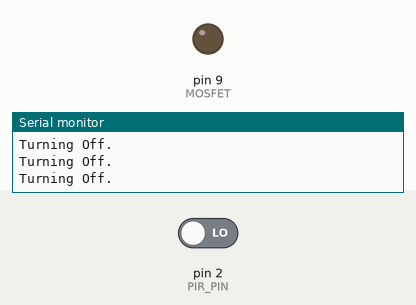
Simulated run of this sketch. Board: Arduino Uno, built with avr-gcc and run on an emulated ATmega328P. Shown: output pins drawn as LEDs (lit = HIGH), the last lines printed to the serial monitor. The inputs (shaded band) are chosen by the test bench; at power-on: pin 2 (PIR_PIN) LOW.

Above: at 1.2 s.
1.3 s: pin 2 (PIR_PIN) driven HIGH
At 5.25 s:
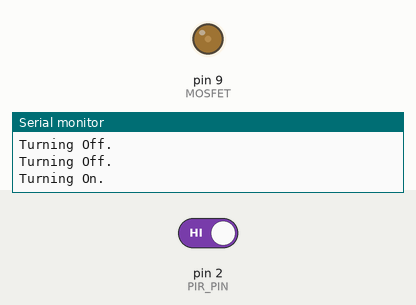
At 10.3 s:
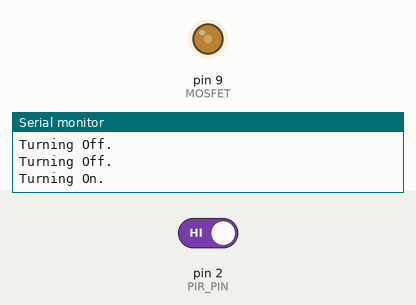
Timing chart, 0 to 11.8 s (numbered marks = the images above; inputs shaded):
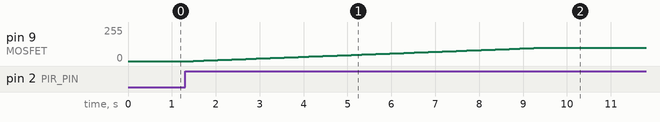

Measured:
- after the input at 1.3 s, pin 9 (MOSFET): moves from 0/255 to 99/255 over 7.8 s, starting after 0.18 s

The sketch:

ledStrip.ino
```cpp
#define MOSFET 9
#define MAX_BRIGHTNESS 100
#define FADE_SPEED 80

int brightness = 0;

#define PIR_PIN 2

int state = LOW;
int val = 0;

void setup() {
  // put your setup code here, to run once:
  pinMode(MOSFET, OUTPUT);

  pinMode(PIR_PIN, INPUT);

  // TurnOn();
  // delay(5000);
  // TurnOff();

  Serial.begin(9600);
}

void TurnOn() {
  Serial.println("Turning On.");
  for (int i = 0; i <= MAX_BRIGHTNESS; i++) {
    if (brightness == MAX_BRIGHTNESS) {
      return;
    }
    analogWrite(MOSFET, brightness);
    brightness += 1;
    delay(FADE_SPEED);
  }
}

void TurnOff() {
  Serial.println("Turning Off.");
  for (int i = 0; i < MAX_BRIGHTNESS; i++) {
    if (brightness == 0) {
      return;
    }
    // Serial.print("Writing brightness: ");
    // Serial.println(brightness, DEC);
    analogWrite(MOSFET, brightness);
    brightness -= 1;
    delay(FADE_SPEED);
  }
  analogWrite(MOSFET, 0);
}

void loop() {
  // put your main code here, to run repeatedly:
  val = digitalRead(PIR_PIN);
  if (val == HIGH) {           // check if the sensor is HIGH
    TurnOn();  // turn LED strip ON
    delay(10000);                // delay milliseconds

    if (state == LOW) {
      Serial.println("Motion detected!");
      state = HIGH;       // update variable state to HIGH
    }
  } else {
      TurnOff(); // turn LED strip OFF
      delay(200);             // delay 200 milliseconds

      if (state == HIGH){
        Serial.println("Motion stopped!");
        state = LOW;       // update variable state to LOW
    }
  }
}
```
